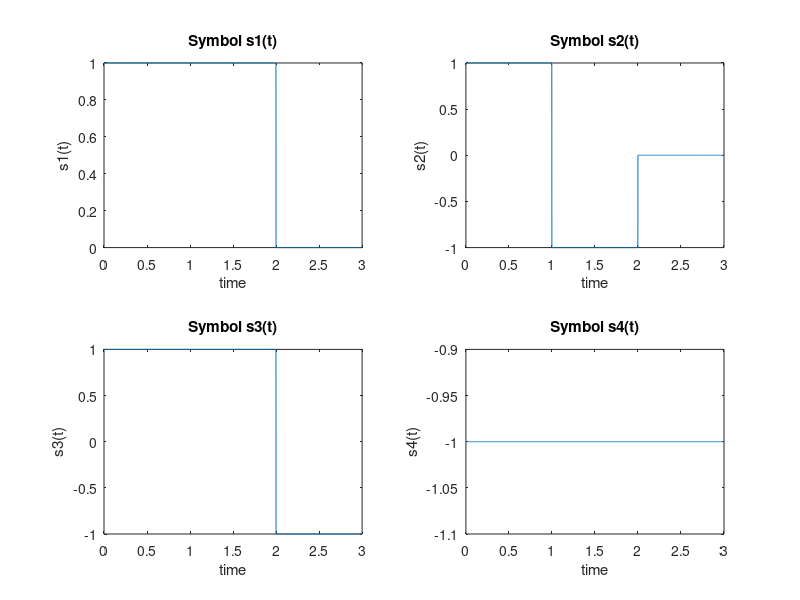
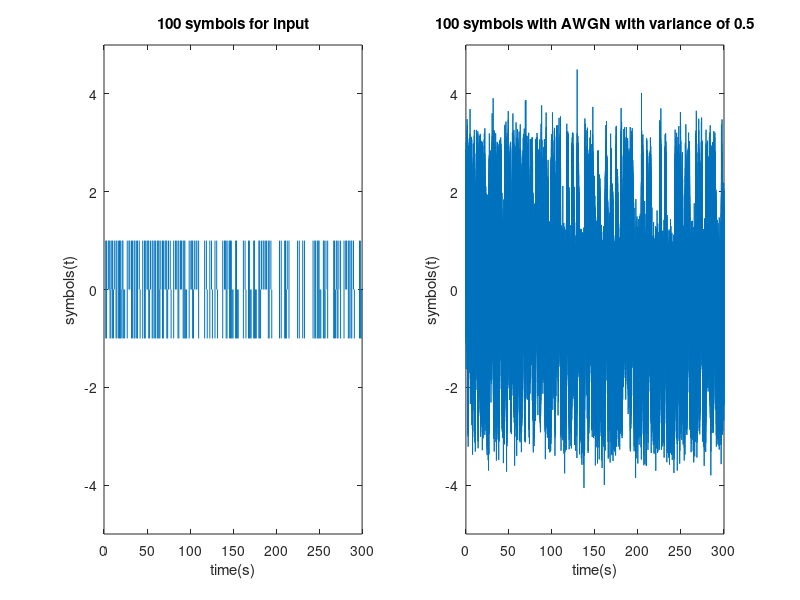
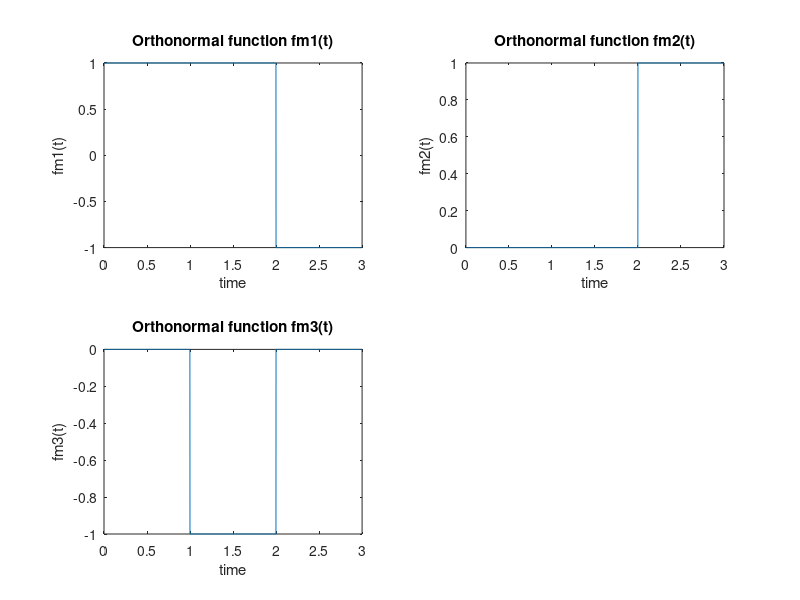
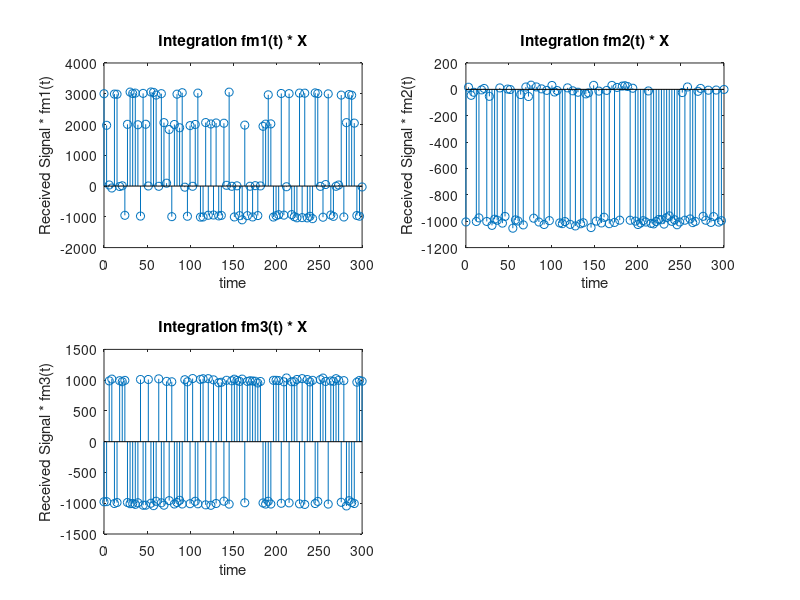

Reproduce these figures in MATLAB, in order.
clear all;
close all;
clc;
number=100;     % total transmission time (300s)/each signal duration (3s)

% randomly choose one of the four equiprobable signals
seedUsed = rng;

sampleRate = 1000;
% 1000 samples per second means 3000 samples per signal
time = linspace(0,3,3*sampleRate);
nsamples = length(time);

s1 = ones(1,nsamples);
s1(2*sampleRate:end) = 0;

s2 = ones(1,nsamples);
s2(1:sampleRate-1) = 1;
s2(sampleRate:(2*sampleRate)-1) = -1;
s2(2*sampleRate:end) = 0;

s3 = ones(1,nsamples);
s3(1:(2*sampleRate)-1) = 1;
s3(2*sampleRate:end) = -1;


s4 = -1*ones(1,nsamples);

e1 = sum(s1 .* s1);
e2 = sum(s2 .* s2);
e3 = sum(s3 .* s3);
e4 = sum(s4 .* s4);


figure();
subplot(2,2,1)
plot(time,s1);
xlabel('time')
ylabel('s1(t)')
title('Symbol s1(t)')
subplot(2,2,2)
plot(time,s2);
xlabel('time')
ylabel('s2(t)')
title('Symbol s2(t)')
subplot(2,2,3)
plot(time,s3);
xlabel('time')
ylabel('s3(t)')
title('Symbol s3(t)')
subplot(2,2,4)
plot(time,s4);
xlabel('time')
ylabel('s4(t)')
title('Symbol s4(t)')




% zero mean white Gaussian noise of variance 0.5 added
outputTotal = zeros(1, nsamples * number);
totalTime = linspace(0,3*number,nsamples * number);
inputTotal = zeros(1, nsamples * number);
sumInput = zeros(1,  number);
sumOutput = zeros(1, number);
variance = 0.5;
for indexNumber = 1:number
    
    
    sdNoise = sqrt(variance);
    noiseArray = sdNoise.*randn(1,nsamples);
    nextSignal = randi(4);
    tempInput = 0;
   
    switch nextSignal
        case 1
            tempInput = s1;
            
        case 2
            tempInput = s2;
            
        case 3
            tempInput = s3;
            
        case 4
            tempInput= s4;
            
    end
    tempOutput = tempInput + noiseArray;
    inputTotal(1+((indexNumber-1)*nsamples):indexNumber*nsamples) = tempInput;
    outputTotal(1+((indexNumber-1)*nsamples):indexNumber*nsamples) = tempOutput;
    
    
end
figure();
subplot(1,2,1)
plot(totalTime,inputTotal);
xlabel('time(s)')
ylabel('symbols(t)')
ylim([-5 5])
title([num2str(number),' symbols for input',]);
subplot(1,2,2)
plot(totalTime,outputTotal);
xlabel('time(s)')
ylabel('symbols(t)')
title([num2str(number),' symbols with AWGN with variance of ', num2str(variance) ]);
ylim([-5 5])





% Define the orthonormal functions {fm(t)}

fm1 = ones(1,nsamples);
fm1(1:(2*sampleRate)-1) = 1;
fm1(2*sampleRate:end) = -1;


fm2 = zeros(1,nsamples);
fm2(2*sampleRate:end) = 1;

fm3 = zeros(1,nsamples);
fm3(sampleRate:(2*sampleRate)-1) = -1;

figure();
subplot(2,2,1)
plot(time,fm1);
xlabel('time')
ylabel('fm1(t)')
title('Orthonormal function fm1(t)')
subplot(2,2,2)
plot(time,fm2);
xlabel('time')
ylabel('fm2(t)')
title('Orthonormal function fm2(t)')
subplot(2,2,3)
plot(time,fm3);
xlabel('time')
ylabel('fm3(t)')
title('Orthonormal function fm3(t)')


% Integration to get observation vector (ov)

sumOutputFM = zeros(3, number);
sumOutputSignalS = zeros(4, number);
for indexNumber = 1:number
    
    
  
    currentReceivedSymbol = outputTotal(1+((indexNumber-1)*nsamples):indexNumber*nsamples);
    
    multi1 = (currentReceivedSymbol .* fm1);
    sumOutput(1,indexNumber) = sum(multi1);
        multi2 = (currentReceivedSymbol .* fm2);
    sumOutput(2,indexNumber) = sum(multi2);
        multi3 = (currentReceivedSymbol .* fm3);
    sumOutput(3,indexNumber) = sum(multi3);

    
    
end
% Plot
timeAxisSum = linspace(0,3*number,number);

figure();
subplot(2,2,1)
stem(timeAxisSum,sumOutput(1,:));
xlabel('time')
ylabel('Received Signal * fm1(t)')
title('Integration fm1(t) * X')
subplot(2,2,2)
stem(timeAxisSum,sumOutput(2,:));
xlabel('time')
ylabel('Received Signal * fm2(t)')
title('Integration fm2(t) * X')
subplot(2,2,3)
stem(timeAxisSum,sumOutput(3,:));
xlabel('time')
ylabel('Received Signal * fm3(t)')
title('Integration fm3(t) * X')
